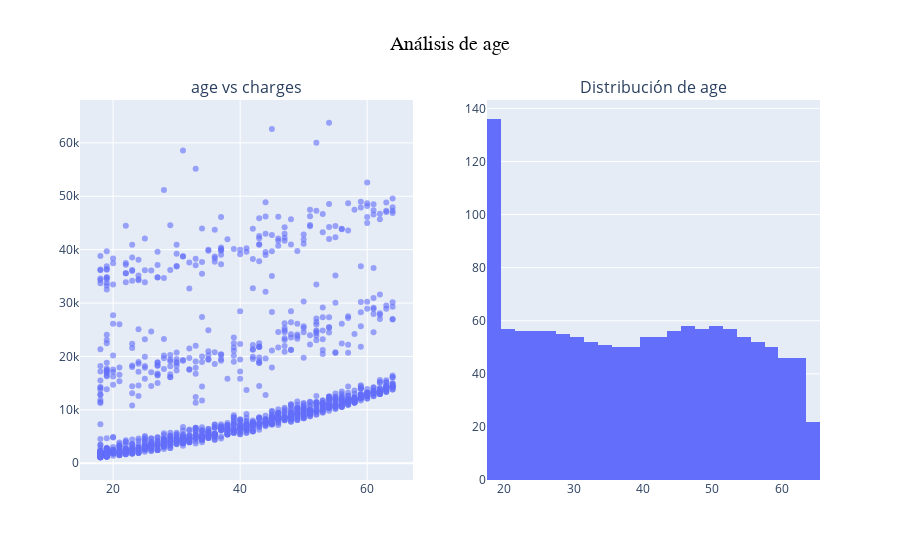
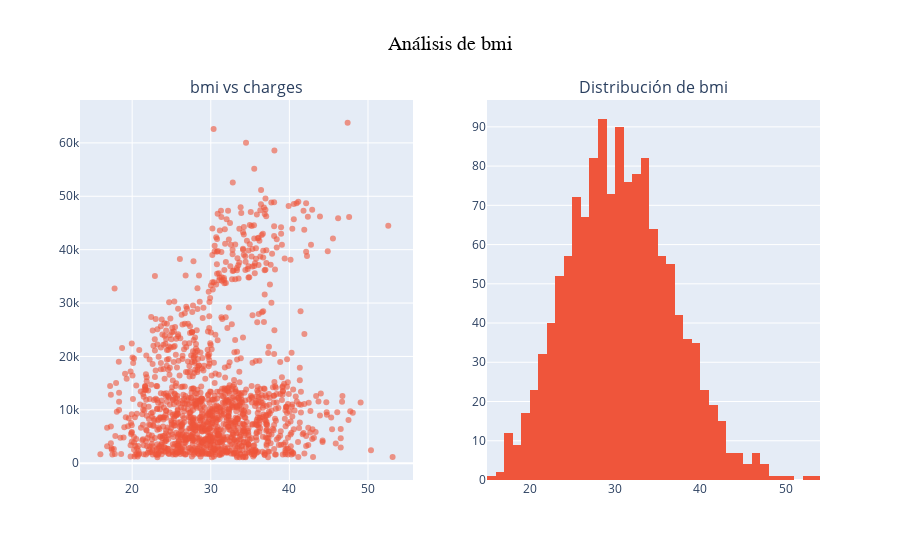
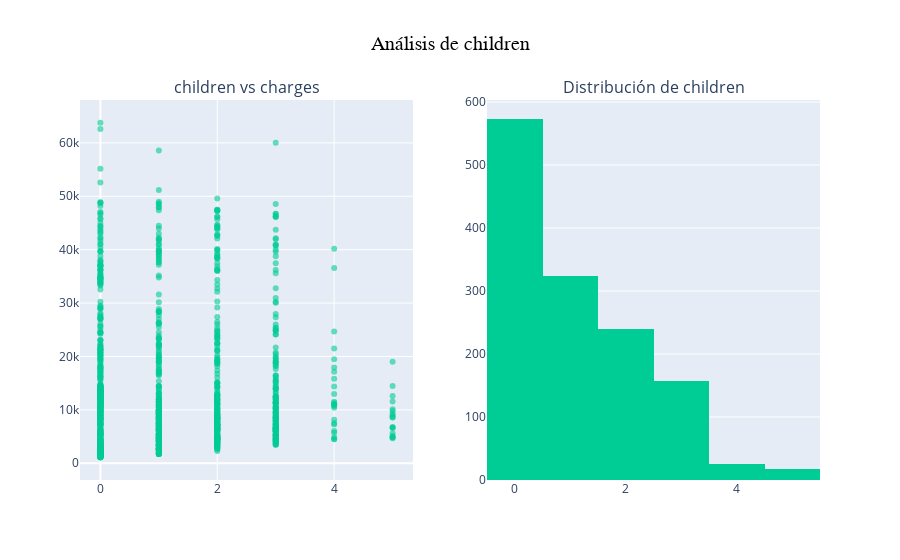

Notebook cell for these charts, in order:
### Markdown cell above
Para las variables numéricas, se procede a analizar su comportamiento respecto al target `charges`:

### Code cell
for i, var in enumerate(numerical_cols):
    color = colors[i % len(colors)]

    fig = make_subplots(rows=1, cols=2, subplot_titles=(f"{var} vs charges", f"Distribución de {var}"))

    scatter = go.Scatter(x=df_regresion[var], y=df_regresion["charges"], mode="markers", marker=dict(color=color, opacity=0.6), name=f"{var} vs charges")
    fig.add_trace(scatter, row=1, col=1)

    hist = go.Histogram(x=df_regresion[var], marker_color=color, name=f"Distribución de {var}")
    fig.add_trace(hist, row=1, col=2)

    fig.update_layout(title_text=f"Análisis de {var}", title_font=dict(size=20, family="Arial", color="black"), title_x=0.5, showlegend=False)

    fig.show()

### Figure 1 — Plotly figure (JSON) as saved in the notebook; plotly's stock layout.template omitted (floating-point values rounded to 4 significant figures; data arrays with more than 128 entries replaced by an {"elided": "..."} marker saying what was removed)
{"data": [{"marker": {"color": "#636EFA", "opacity": 0.6}, "mode": "markers", "name": "age vs charges", "type": "scatter", "x": {"elided": "1337 int values"}, "xaxis": "x", "y": {"elided": "1337 float values"}, "yaxis": "y"}, {"marker": {"color": "#636EFA"}, "name": "Distribución de age", "type": "histogram", "x": {"elided": "1337 int values"}, "xaxis": "x2", "yaxis": "y2"}], "layout": {"annotations": [{"font": {"size": 16}, "showarrow": false, "text": "age vs charges", "x": 0.225, "xanchor": "center", "xref": "paper", "y": 1, "yanchor": "bottom", "yref": "paper"}, {"font": {"size": 16}, "showarrow": false, "text": "Distribución de age", "x": 0.775, "xanchor": "center", "xref": "paper", "y": 1, "yanchor": "bottom", "yref": "paper"}], "showlegend": false, "title": {"font": {"color": "black", "family": "Arial", "size": 20}, "text": "Análisis de age", "x": 0.5}, "xaxis": {"anchor": "y", "domain": [0, 0.45]}, "xaxis2": {"anchor": "y2", "domain": [0.55, 1]}, "yaxis": {"anchor": "x", "domain": [0, 1]}, "yaxis2": {"anchor": "x2", "domain": [0, 1]}}}

### Figure 2 — Plotly figure (JSON) as saved in the notebook; plotly's stock layout.template omitted (floating-point values rounded to 4 significant figures; data arrays with more than 128 entries replaced by an {"elided": "..."} marker saying what was removed)
{"data": [{"marker": {"color": "#EF553B", "opacity": 0.6}, "mode": "markers", "name": "bmi vs charges", "type": "scatter", "x": {"elided": "1337 float values"}, "xaxis": "x", "y": {"elided": "1337 float values"}, "yaxis": "y"}, {"marker": {"color": "#EF553B"}, "name": "Distribución de bmi", "type": "histogram", "x": {"elided": "1337 float values"}, "xaxis": "x2", "yaxis": "y2"}], "layout": {"annotations": [{"font": {"size": 16}, "showarrow": false, "text": "bmi vs charges", "x": 0.225, "xanchor": "center", "xref": "paper", "y": 1, "yanchor": "bottom", "yref": "paper"}, {"font": {"size": 16}, "showarrow": false, "text": "Distribución de bmi", "x": 0.775, "xanchor": "center", "xref": "paper", "y": 1, "yanchor": "bottom", "yref": "paper"}], "showlegend": false, "title": {"font": {"color": "black", "family": "Arial", "size": 20}, "text": "Análisis de bmi", "x": 0.5}, "xaxis": {"anchor": "y", "domain": [0, 0.45]}, "xaxis2": {"anchor": "y2", "domain": [0.55, 1]}, "yaxis": {"anchor": "x", "domain": [0, 1]}, "yaxis2": {"anchor": "x2", "domain": [0, 1]}}}

### Figure 3 — Plotly figure (JSON) as saved in the notebook; plotly's stock layout.template omitted (floating-point values rounded to 4 significant figures; data arrays with more than 128 entries replaced by an {"elided": "..."} marker saying what was removed)
{"data": [{"marker": {"color": "#00CC96", "opacity": 0.6}, "mode": "markers", "name": "children vs charges", "type": "scatter", "x": {"elided": "1337 int values"}, "xaxis": "x", "y": {"elided": "1337 float values"}, "yaxis": "y"}, {"marker": {"color": "#00CC96"}, "name": "Distribución de children", "type": "histogram", "x": {"elided": "1337 int values"}, "xaxis": "x2", "yaxis": "y2"}], "layout": {"annotations": [{"font": {"size": 16}, "showarrow": false, "text": "children vs charges", "x": 0.225, "xanchor": "center", "xref": "paper", "y": 1, "yanchor": "bottom", "yref": "paper"}, {"font": {"size": 16}, "showarrow": false, "text": "Distribución de children", "x": 0.775, "xanchor": "center", "xref": "paper", "y": 1, "yanchor": "bottom", "yref": "paper"}], "showlegend": false, "title": {"font": {"color": "black", "family": "Arial", "size": 20}, "text": "Análisis de children", "x": 0.5}, "xaxis": {"anchor": "y", "domain": [0, 0.45]}, "xaxis2": {"anchor": "y2", "domain": [0.55, 1]}, "yaxis": {"anchor": "x", "domain": [0, 1]}, "yaxis2": {"anchor": "x2", "domain": [0, 1]}}}
